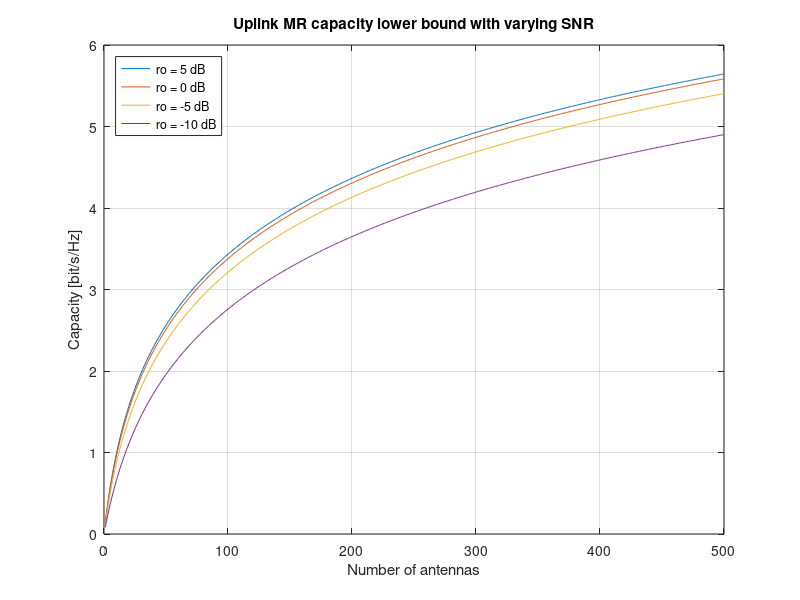
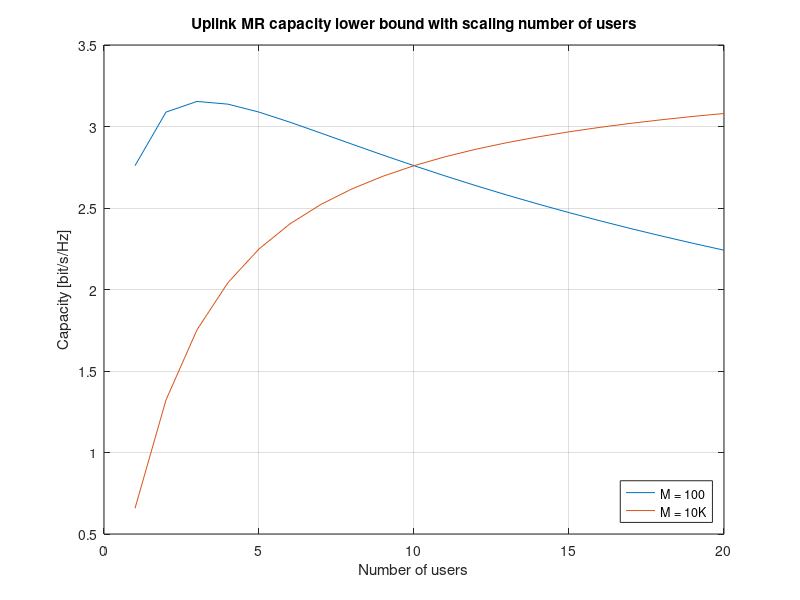
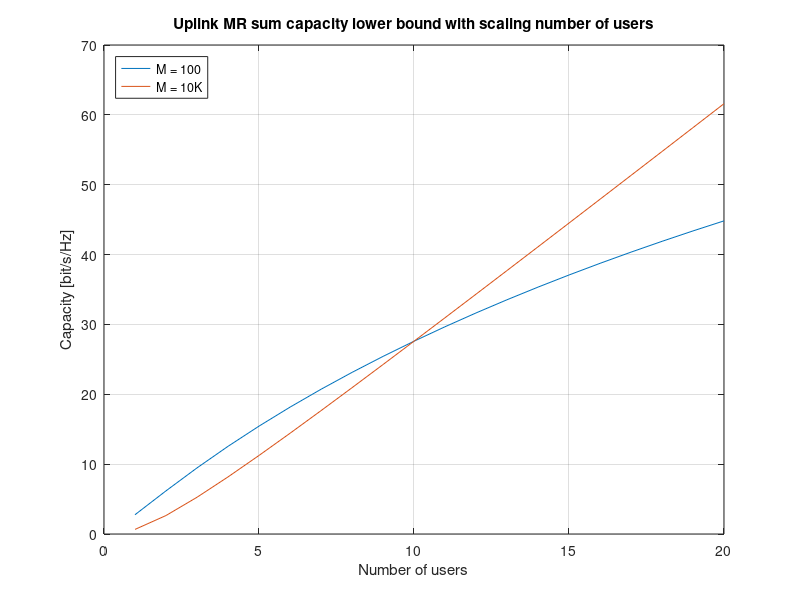

The MATLAB script that drew these images, in order:
clear;
close all;

K = 10; %number of users
beta = 1; %large scale fading factor
tau = K; %one pilot per user
eta = 1; %ul power control for each user
M = 1:500; %number of antennas
ro_ul_dB = [-10,-5,0,5]; %uplink power in dB for each user
ro_ul = 10.^(-ro_ul_dB/10);
gamma = tau.*ro_ul.*beta^2 ./ (1 + tau.*ro_ul.*beta);

C_mr = zeros(length(M),length(ro_ul)); %max rate for each user

i = 1;
for m=M
    j = 1;
    for r=ro_ul
        C_mr(i,j) = log2(1 + m*r*eta*gamma(find(ro_ul==r)) / (1 + sum(repelem(r*eta*beta,K))));
        j = j+1;
    end
    i = i+1;
end

figure;
for C=C_mr
    plot(M,C);
    hold on;
end
hold off;
grid on;
legend('ro = 5 dB','ro = 0 dB','ro = -5 dB','ro = -10 dB','Location','northwest');
title('Uplink MR capacity lower bound with varying SNR');
ylabel('Capacity [bit/s/Hz]');
xlabel('Number of antennas');

K = 1:20;
tau = K;
M1 = 100;
ro_ul_dB = 5;
ro_ul = 10^(-ro_ul_dB/10);
gamma = tau.*ro_ul.*beta^2 ./ (1 + tau.*ro_ul.*beta);

C_mr = zeros(length(K),2);

i = 1;
for k=K
    M2 = 10.*k;
    C_mr(i,1) = log2(1 + M1*ro_ul*eta*gamma(find(tau==k)) / (1 + sum(repelem(ro_ul*eta*beta,k))));
    C_mr(i,2) = log2(1 + M2*ro_ul*eta*gamma(find(tau==k)) / (1 + sum(repelem(ro_ul*eta*beta,k))));
    i = i+1;
end

figure;
for C=C_mr
    plot(K,C);
    hold on;
end
hold off;
grid on;
legend('M = 100','M = 10K','Location','southeast');
title('Uplink MR capacity lower bound with scaling number of users');
ylabel('Capacity [bit/s/Hz]');
xlabel('Number of users');

C_mr_sum = zeros(length(K),2);

i = 1;
for k=K
    C_mr_sum(i,:) = k.*C_mr(i,:);
    i = i+1;
end

figure;
for C=C_mr_sum
    plot(K,C);
    hold on;
end
hold off;
grid on;
legend('M = 100','M = 10K','Location','northwest');
title('Uplink MR sum capacity lower bound with scaling number of users');
ylabel('Capacity [bit/s/Hz]');
xlabel('Number of users');